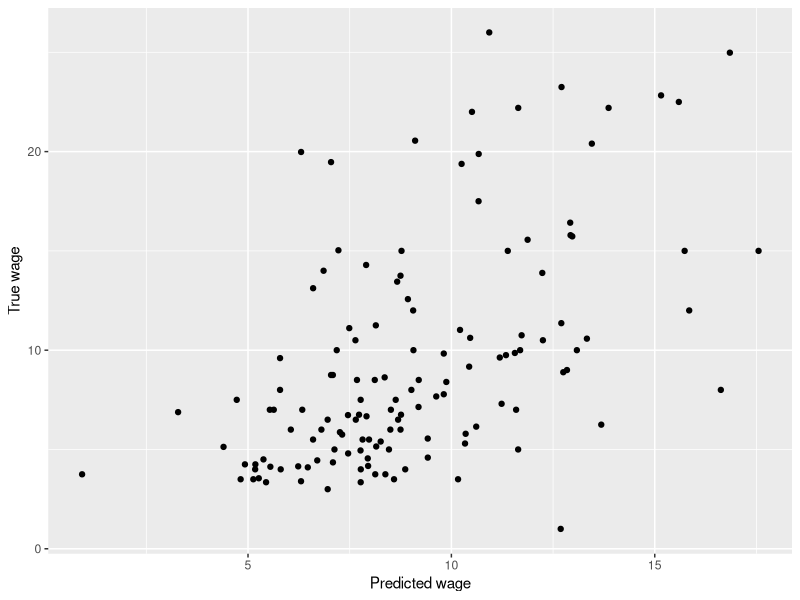
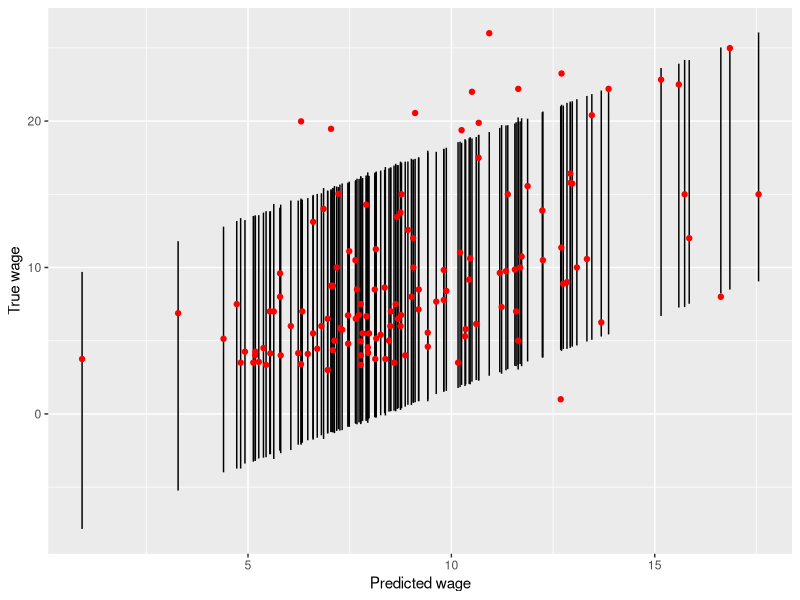
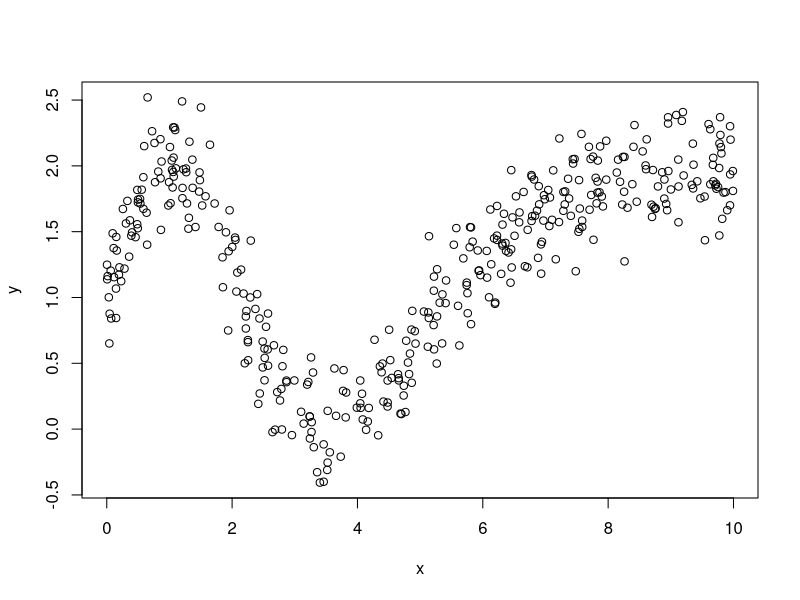
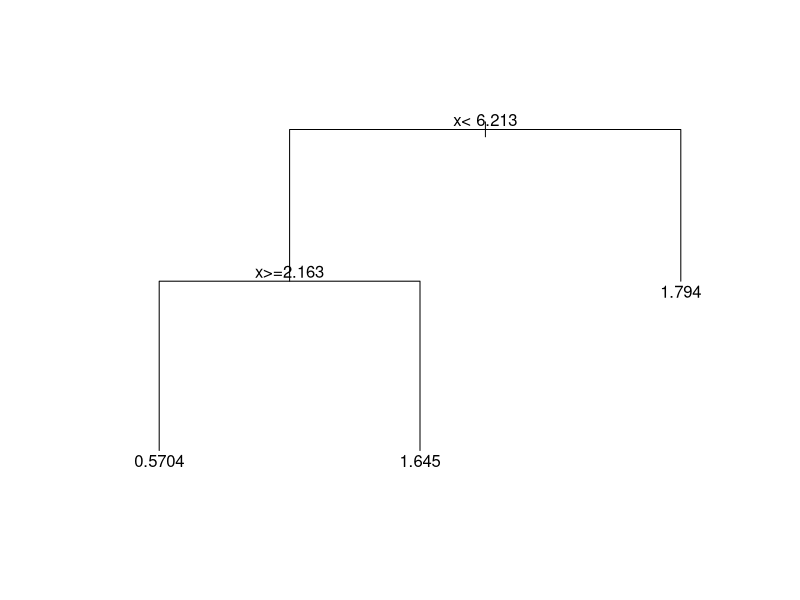
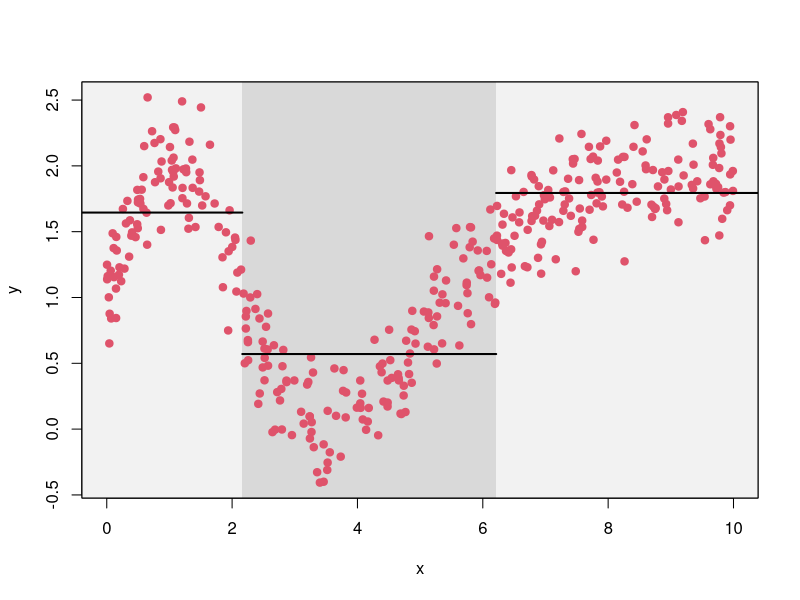
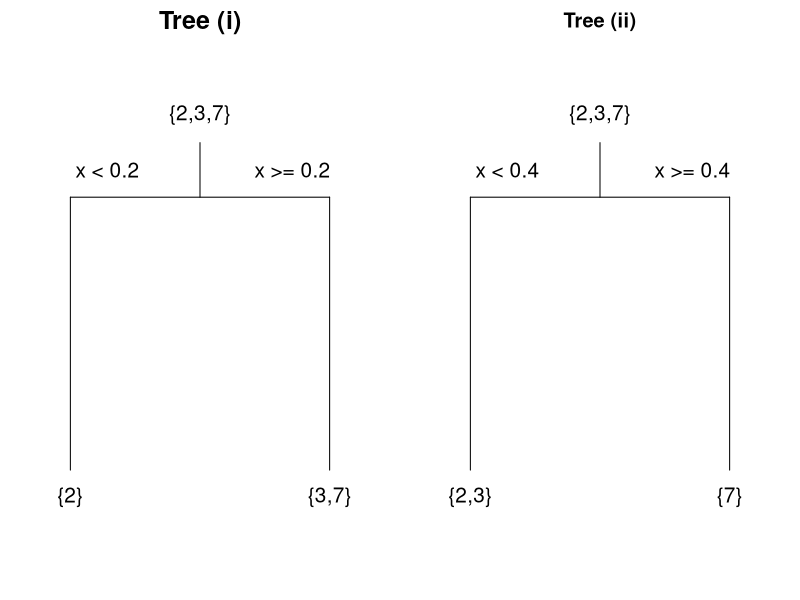
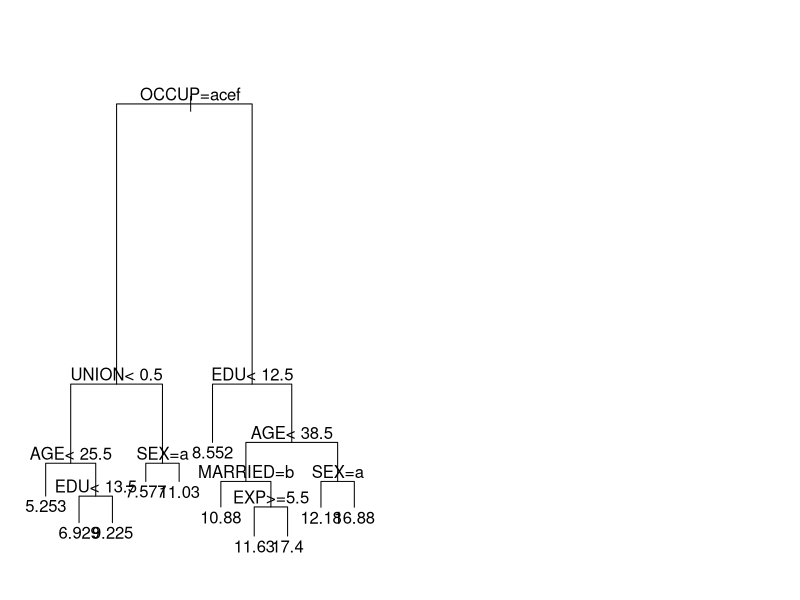
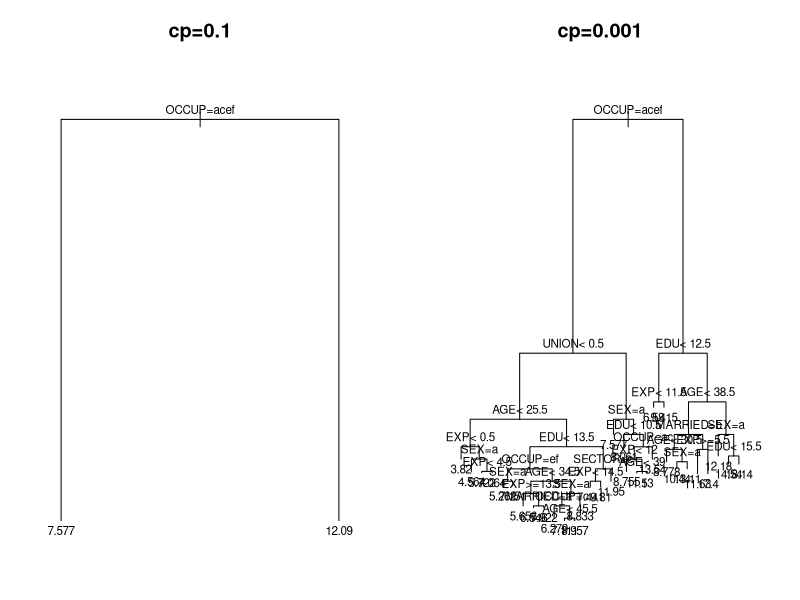

The R script that drew these images, in order:
## ---- chunk 1
library(tidyverse)
## ---- chunk 2
library(tidyverse)
wage.train <- read_csv(file="data/wage-train.csv")
## ---- chunk 3
wage.test <- read_csv(file="data/wage-test.csv")
## ---- chunk 4
wage.lm <- lm(WAGE ~ . , data=wage.train)
summary(wage.lm)
## ---- chunk 5
library(broom)
tidy(wage.lm)
## ---- chunk 6
glance(wage.lm)
## ---- chunk 7
wage.modfit <- glance(wage.lm)
wage.modfit$r.squared
## ---- chunk 8
wage.pred <- predict(wage.lm, newdata=wage.test, interval="prediction")
head(wage.pred)
## ---- chunk 9
wage.tidypred <- augment(wage.lm, newdata=wage.test, interval="prediction")
wage.tidypred %>% select(starts_with("."), everything())
## ---- chunk 10
ggplot(wage.tidypred) +
  geom_point(mapping = aes(x=.fitted, y=WAGE)) +
  labs(x="Predicted wage",
       y="True wage")
## ---- chunk 11
ggplot(wage.tidypred) +
  geom_linerange(mapping = aes(x=.fitted, ymin=.lower, ymax=.upper)) +
  geom_point(mapping = aes(x=.fitted, y=WAGE), col='red') +
  labs(x="Predicted wage",
       y="True wage")
## ---- chunk 12
wage.lm.2 <- lm(WAGE ~ . -RACE, data=wage.train)
wage.pred.test <- augment(wage.lm, newdata=wage.test)
wage.pred.test.2 <- augment(wage.lm.2, newdata=wage.test)
wage.pred.train <- augment(wage.lm, newdata=wage.train)
wage.pred.train.2 <- augment(wage.lm.2, newdata=wage.train)
wage.pred.all <- bind_rows(list(test1 = wage.pred.test,
                                test2 = wage.pred.test.2,
                                train1 = wage.pred.train,
                                train2 = wage.pred.train.2), .id="Prediction")
wage.pred.all %>%
  group_by(Prediction) %>%
  summarise(MSE = mean((.fitted - WAGE)^2))
## ---- chunk 13
wage.lm.step <- step(wage.lm)
summary(wage.lm.step)
## ---- chunk 14
wage.lm.step %>%
  augment(newdata = wage.test) %>%
  summarise(MSE = mean((.fitted - WAGE)^2))
## ---- chunk 15
library(tidyverse)
library(rpart)
wage.train <- read_csv("data/wage-train.csv")
wage.test  <- read_csv("data/wage-test.csv")
## ---- chunk 16
set.seed(2012)
x <- runif(400,0,10)
y <- 1+ sin(1.5*x/(1+x^2/100)) + rnorm(400,sd=0.25)
plot(x,y)
## ---- chunk 17
toy.rp <- rpart(y ~ x, cp=0.1)
plot(toy.rp,compress=T,margin=0.1)
text(toy.rp,cex=1)
## ---- chunk 18
plot(x,y,col=2,pch=19)
polygon(c(-1,-1,2.163,2.163),c(-0.7,2.9,2.9,-0.7),col=grey(0.95),border=NA)
polygon(c(2.163,2.163,6.213,6.213),c(-0.7,2.9,2.9,-0.7),col=grey(0.85),border=NA)
polygon(c(6.213,6.213,11,11),c(-0.7,2.9,2.9,-0.7),col=grey(0.95),border=NA)
points(x,y,col=2,pch=19)
segments(6.213,1.794,11,1.794,lwd=2)
segments(2.163,0.5704,6.213,0.5704,lwd=2)
segments(-1,1.645,2.163,1.645,lwd=2)
box()
## ---- chunk 19
par(mfrow=c(1,2))
par(mar=c(0,0,2,0))
plot(c(0,2),c(0.1,2),type="n",xlab="",ylab="",axes=F)
segments(0.3,1.5,1.7,1.5)
segments(1,1.7,1,1.5)
segments(0.3,1.5,0.3,0.5)
segments(1.7,1.5,1.7,0.5)
text(1,1.8,"{2,3,7}",cex=1.25)
text(0.3,0.4,"{2}",cex=1.25)
text(1.7,0.4,"{3,7}",cex=1.25)
text(0.5,1.6,"x < 0.2",cex=1.25)
text(1.5,1.6,"x >= 0.2",cex=1.25)
title("Tree (i)",cex.main=1.5)
plot(c(0,2),c(0.1,2),type="n",xlab="",ylab="",axes=F)
segments(0.3,1.5,1.7,1.5)
segments(1,1.7,1,1.5)
segments(0.3,1.5,0.3,0.5)
segments(1.7,1.5,1.7,0.5)
text(1,1.8,"{2,3,7}",cex=1.25)
text(0.3,0.4,"{2,3}",cex=1.25)
text(1.7,0.4,"{7}",cex=1.25)
text(0.5,1.6,"x < 0.4",cex=1.25)
text(1.5,1.6,"x >= 0.4",cex=1.25)
title("Tree (ii)")
## ---- chunk 20
library(rpart)
wage.rp <- rpart(WAGE ~ . ,data=wage.train)
summary(wage.rp)
## ---- chunk 21
plot(wage.rp, compress=TRUE, margin=0.1)
text(wage.rp)
## ---- chunk 22
wage.rp.pred <- predict(wage.rp, newdata=wage.test)
head(wage.rp.pred)
mse.rp <- mean((wage.rp.pred - wage.test$WAGE)^2)
mse.rp
## ---- chunk 23
wage.rp.1 <- rpart(WAGE ~ ., data=wage.train, cp=0.1)
wage.rp.2 <- rpart(WAGE ~ ., data=wage.train, cp=0.001)
par(mar=c(1,1,3,1))
par(mfrow=c(1,2))
plot(wage.rp.1,compress=T,margin=0.1)
text(wage.rp.1,cex=0.7)
title("cp=0.1")
plot(wage.rp.2,compress=T,margin=0.1)
text(wage.rp.2,cex=0.7)
title("cp=0.001")
## ---- chunk 24
wage.rp.pred.1 <- predict(wage.rp.1, newdata=wage.test)
wage.rp.pred.2 <- predict(wage.rp.2, newdata=wage.test)
mse.rp.1 <- mean((wage.rp.pred.1 - wage.test$WAGE)^2)
mse.rp.2 <- mean((wage.rp.pred.2 - wage.test$WAGE)^2)
mse.rp.1
mse.rp.2
## ---- chunk 25
printcp(wage.rp.2)
## ---- chunk 26
wage.rp.3 <- rpart(WAGE ~ ., data=wage.train, cp=0.023)
wage.rp.pred.3 <- predict(wage.rp.3, newdata=wage.test)
mse.rp.3 <- mean((wage.rp.pred.3 - wage.test$WAGE)^2)
mse.rp.3
## ---- chunk 27
par(mar=c(0,0,0,0))
plot(c(1,9),c(0,11),type="n",axes=F,xlab="",ylab="")
symbols(c(2,2,2,2,5,5,5,8),c(1,3.67,6.33,9,2,5,8,5),circle=rep(0.5,8),inches=F,add=T)
arrows(2.5,1,4.5,2,length=0.1)
arrows(2.5,1,4.5,5,length=0.1)
arrows(2.5,1,4.5,8,length=0.1)
arrows(2.5,3.67,4.5,2,length=0.1)
arrows(2.5,3.67,4.5,5,length=0.1)
arrows(2.5,3.67,4.5,8,length=0.1)
arrows(2.5,6.33,4.5,2,length=0.1)
arrows(2.5,6.33,4.5,5,length=0.1)
arrows(2.5,6.33,4.5,8,length=0.1)
arrows(2.5,9,4.5,2,length=0.1)
arrows(2.5,9,4.5,5,length=0.1)
arrows(2.5,9,4.5,8,length=0.1)
arrows(5.5,2,7.5,5,length=0.1)
arrows(5.5,5,7.5,5,length=0.1)
arrows(5.5,8,7.5,5,length=0.1)
text(2,9,expression(x[1]),cex=1.5)
text(2,6.33,expression(x[2]),cex=1.5)
text(2,3.67,expression(x[3]),cex=1.5)
text(2,1,expression(x[4]),cex=1.5)
text(5,8,expression(z[1]),cex=1.5)
text(5,5,expression(z[2]),cex=1.5)
text(5,2,expression(z[3]),cex=1.5)
text(8,5,expression(hat(y)),cex=1.5)
text(2,10.2,"Inputs",cex=1.5)
text(5,10.2,"Hidden layer",cex=1.5)
text(8,10.2,"Output",cex=1.5)
## ---- chunk 28
curve(1/(1+exp(-x)),from=-5,to=5,xlab="v",ylab=expression(phi(v)))
## ---- chunk 29
library(nnet)
set.seed(1069)
wage.nn.1 <- nnet(WAGE ~ .,size=8, data=wage.train, linout=TRUE)
wage.nn.pred.1 <- predict(wage.nn.1,wage.test)
mse.nn.1 <- mean((wage.nn.pred.1 - wage.test$WAGE)^2)
mse.nn.1
set.seed(1069)
wage.nn.2 <- nnet(WAGE ~ .,size=5, data=wage.train, linout=TRUE)
wage.nn.pred.2 <- predict(wage.nn.2,wage.test)
mse.nn.2 <- mean((wage.nn.pred.2 - wage.test$WAGE)^2)
mse.nn.2
set.seed(1069)
wage.nn.3 <- nnet(WAGE ~ .,size=8, data=wage.train, linout=TRUE, decay=0.01)
wage.nn.pred.3 <- predict(wage.nn.3,wage.test)
mse.nn.3 <- mean((wage.nn.pred.3 - wage.test$WAGE)^2)
mse.nn.3
set.seed(1069)
wage.nn.4 <- nnet(WAGE ~ .,size=5, data=wage.train, linout=TRUE, decay=0.01)
wage.nn.pred.4 <- predict(wage.nn.4,wage.test)
mse.nn.4 <- mean((wage.nn.pred.4 - wage.test$WAGE)^2)
mse.nn.4
## ---- chunk 30
clock.train <- read_csv("data/clock-train.csv")
clock.test <- read_csv("data/clock-test.csv")
head(clock.train)
head(clock.test)
## ---- chunk 31
set.seed(442)
validation.index <- sample(1:50,size=10)
validation.index
clock.train.new <- clock.train[-validation.index,]
clock.validation <- clock.train[validation.index,]
## ---- chunk 32
clock.lm <- lm(Price ~ Age + Condition, data=clock.train.new)
clock.pred.lm.valid <- predict(clock.lm, newdata=clock.validation)
clock.pred.lm.valid
clock.pred.lm.valid.MSE <- mean((clock.pred.lm.valid - clock.validation$Price)^2)

library(rpart)
clock.rp <- rpart(Price ~ Age + Condition, data=clock.train.new, cp=0.001)
clock.pred.rp.valid <- predict(clock.rp, newdata=clock.validation)
clock.pred.rp.valid
clock.pred.rp.valid.MSE <- mean((clock.pred.rp.valid - clock.validation$Price)^2)
cbind(clock.validation$Price, clock.pred.lm.valid, clock.pred.rp.valid)
clock.pred.lm.valid.MSE
clock.pred.rp.valid.MSE
## ---- chunk 33
clock.lm.final <- lm(Price ~ Age + Condition, data=clock.train)
clock.pred.test <- predict(clock.lm.final, newdata=clock.test)
data.frame(clock.test$Age, clock.test$Condition, clock.pred.test)
